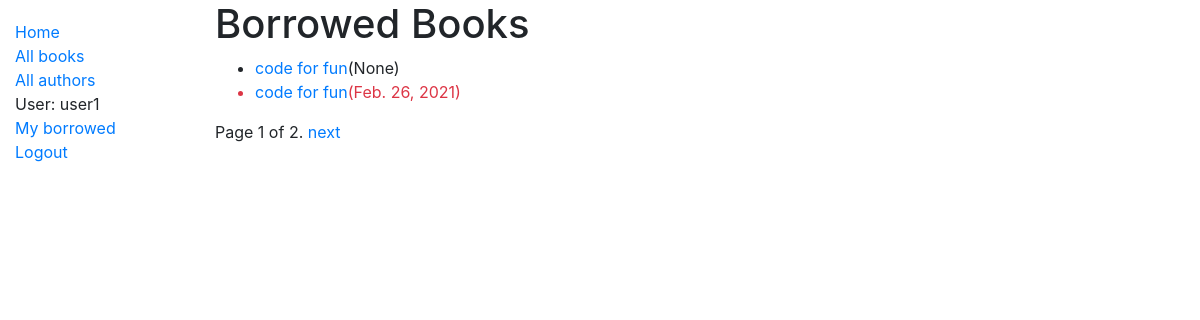
/catalog/mybooks/ (signed in), run on the app's committed database.
### catalog/models.py (models this page shows, shortened)
class BookInstance(models.Model):
    id = models.UUIDField(primary_key=True, default= uuid.uuid4, help_text= 'Unique ID for this particular book across whole library')
    book = models.ForeignKey('Book', on_delete=models.RESTRICT)
    imprint = models.CharField(max_length=200)
    due_back = models.DateField(null=True, blank=True)
    borrowed = models.ForeignKey(User, on_delete=models.SET_NULL, null=True, blank=True)
    @property
    def is_overdue(self):
        if self.due_back and date.today() > self.due_back:
            return True
        return False
    LOAN_STATUS =(
        ('m','Maintenance'),
        ('o', 'On loan'),
        ('a','Available'),
        ('r','Reserved'),
    )
    status = models.CharField(
        max_length=1,
        choices= LOAN_STATUS,
        blank=True,
        default='m',
        help_text='Book availability',
    )
    class Meta:
        ordering = ['due_back']

class Book(models.Model):
    title = models.CharField(max_length=200)
    author = models.ForeignKey('Author', on_delete= models.SET_NULL, null = True)
    summary = models.TextField(max_length=1000, help_text = "Enter a brief description of the book")
    isbn = models.CharField('ISBN', max_length=13, unique=True, help_text='13 Character <a href="https://www.isbn-international.org/content/what-isbn">ISBN number</a>')
    genre = models.ManyToManyField(Genre, help_text='Select a genre for this book')
    language = models.ForeignKey('Language', on_delete = models.SET_NULL, null=True)
    class Meta:
        ordering = ['title', 'author']
    def display_genre(self):
        return ', '.join(genre.name for genre in self.genre.all()[:3])
    display_genre.short_description = 'Genre'

### catalog/views.py (the view)
# urls.py: path('mybooks/',views.LoanedBooksbyUserListView.as_view(), name='my-borrowed')
class LoanedBooksbyUserListView(LoginRequiredMixin ,generic.ListView):
    model = BookInstance
    context_object_name = 'loaned_books'
    template_name = 'catalog/bookinstance_list_borrowed_by_user.html'
    paginate_by = 2
    def get_queryset(self):
        return BookInstance.objects.filter(borrowed = self.request.user).filter(status__exact = 'o').order_by('due_back')

### catalog/templates/catalog/bookinstance_list_borrowed_by_user.html
{% extends "base_generic.html" %}
{% block content %}
   <h1>Borrowed Books</h1>
   {% if loaned_books %}
    <ul>
        {% for book in loaned_books %}
            <li class="{% if book.is_overdue %}text-danger{% endif %}">
                <a href="{% url 'book-detail' book.book.pk %}">{{book.book.title}}</a>({{ book.due_back }})
            </li>
        {% endfor %}
    </ul>
   {% else %}
    You haven't borrowed yet.
   {% endif %}
{% endblock content %}

### catalog/templates/base_generic.html (shortened to what this page needs)
<!DOCTYPE html>
<html lang="en">
<head>
    <link rel="stylesheet" href="https://cdn.jsdelivr.net/npm/bootstrap@4.5.3/dist/css/bootstrap.min.css">
    {% load static %}
    <link rel="stylesheet" href="{% static 'css/styles.css' %}">
</head>
<body>
   <div class="container-fluid">
      <div class='row'>
          <div class = 'col-sm-2'>
           {% block sidebar %}
            <ul class='sidebar-nav'>
                <li><a href="{% url 'index' %}">Home</a></li>
                <li><a href="{% url 'books' %}">All books</a></li>
                <li><a href="{% url 'authors' %}">All authors</a></li>
                {% if user.is_authenticated %}
                    <li>User: {{ user.get_username }}</li>
                    <li><a href="{% url 'my-borrowed' %}">My borrowed</a></li>
                    <li><a href="{% url 'logout'%}?next={{request.path}}">Logout</a></li>
                {% else %}
                    <li><a href="{% url 'login'%}?next={{request.path}}">Login</a></li>
                {% endif %}
            </ul>
           {% endblock %}
          </div>
          <div class = 'col-sm-10'>
            {% block content %}
            {% endblock %}
            {% block pagination %}
                {% if is_paginated %}
                    <div class="pagination">
                    <span class="page-links">
                    <span class="page-current">
                        Page {{ page_obj.number }} of {{ page_obj.paginator.num_pages }}.
                    </span>
                    {% if page_obj.has_next %}
                        <a href="{{ request.path }}?page={{ page_obj.next_page_number }}">next</a>
                    {% endif %}
                    </span>
                    </div>
                {% endif %}
            {% endblock %}
          </div>
      </div>
   </div>
</body>
</html>

### catalog/static/css/styles.css (style rules this page uses)
.sidebar-nav { margin-top: 20px; padding: 0; list-style: none; }

### data on the page
BookInstance: book "code for fun", due_back "None"
BookInstance: book "code for fun", due_back "Feb. 26, 2021"

### other printed values
{{ user.get_username }} "user1"
{{ page_obj.number }} "1"
{{ page_obj.paginator.num_pages }} "2"
